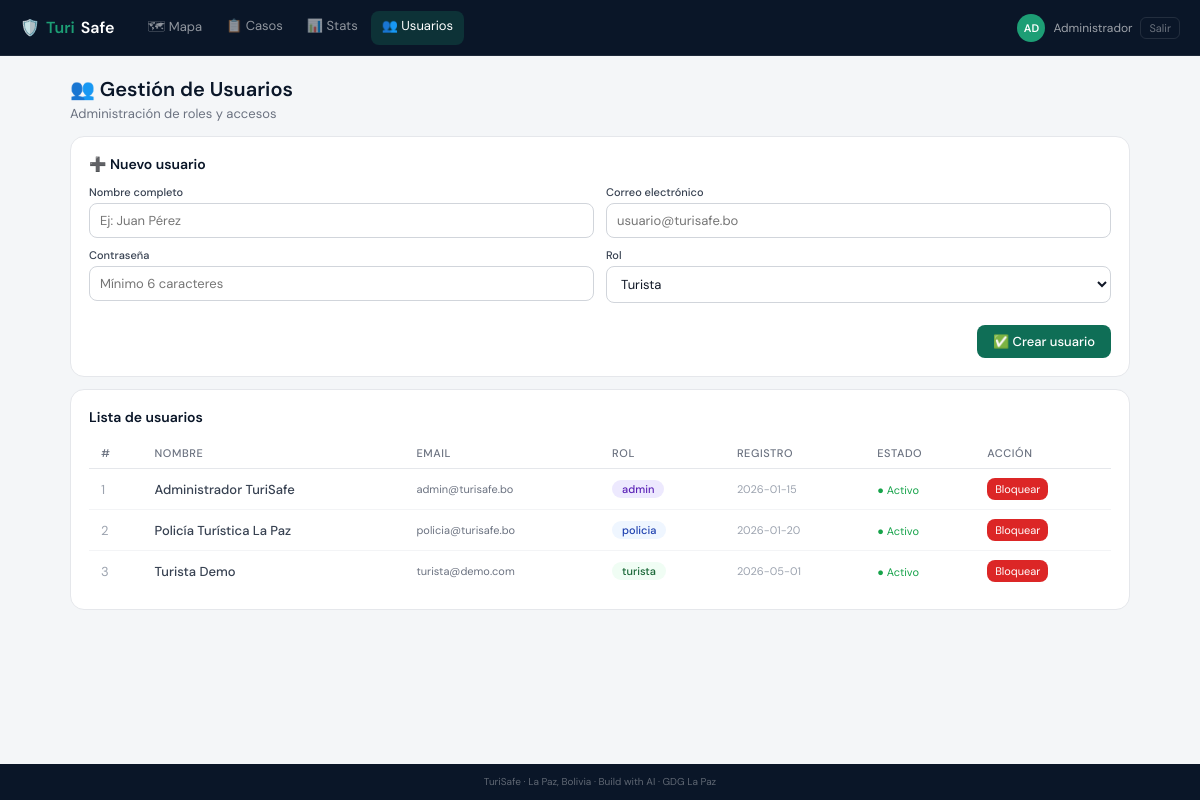
/usuarios (signed in), run on the app's committed database.
### tables this page shows
CREATE TABLE usuarios (
            id             INTEGER PRIMARY KEY AUTOINCREMENT,
            nombre         TEXT    NOT NULL,
            email          TEXT    NOT NULL UNIQUE,
            password       TEXT    NOT NULL,
            rol            TEXT    NOT NULL DEFAULT 'turista',
            activo         INTEGER NOT NULL DEFAULT 1,
            fecha_registro TEXT    NOT NULL
        );

### app.py (the view)
@app.route("/usuarios")
def usuarios():
    if "usuario" not in session or session["usuario"]["rol"] != "admin":
        return redirect(url_for("login"))
    conn = get_db()
    lista = rows_to_list(conn.execute("SELECT * FROM usuarios ORDER BY id").fetchall())
    conn.close()
    return render_template("usuarios.html", usuarios=lista, user=session["usuario"])

### app.py (called while the page is built)
def get_db():
    os.makedirs("data", exist_ok=True)
    conn = sqlite3.connect(DB_FILE)
    conn.row_factory = sqlite3.Row
    return conn

def rows_to_list(rows):
    return [dict(r) for r in rows]

### templates/usuarios.html (shortened to what this page needs)
{% extends "base.html" %}
{% set active = 'usuarios' %}
{% block content %}
<div class="page-header">
  <h1>👥 Gestión de Usuarios</h1>
  <p>Administración de roles y accesos</p>
</div>
<div class="card">
  <h2>➕ Nuevo usuario</h2>
  <form method="POST" action="/usuarios/crear">
    <div class="form-grid">
      <div class="form-group">
        <label>Nombre completo</label>
        <input type="text" name="nombre" required placeholder="Ej: Juan Pérez">
      </div>
      <div class="form-group">
        <label>Correo electrónico</label>
        <input type="email" name="email" required placeholder="usuario@turisafe.bo">
      </div>
    </div>
    <div class="form-grid">
      <div class="form-group">
        <label>Contraseña</label>
        <input type="password" name="password" required placeholder="Mínimo 6 caracteres">
      </div>
      <div class="form-group">
        <label>Rol</label>
        <select name="rol" required>
          <option value="turista">Turista</option>
        </select>
      </div>
    </div>
    <div class="btn-row">
      <button type="submit" class="btn-primary">✅ Crear usuario</button>
    </div>
  </form>
</div>
<div class="card">
  <h2>Lista de usuarios</h2>
  <div class="table-wrap">
    <table>
      <thead>
        <tr>
          <th>#</th><th>Nombre</th><th>Email</th><th>Rol</th>
          <th>Registro</th><th>Estado</th><th>Acción</th>
        </tr>
      </thead>
      <tbody>
      {% for u in usuarios %}
      <tr>
        <td style="color:#9ca3af">{{ u.id }}</td>
        <td style="font-weight:500">{{ u.nombre }}</td>
        <td style="font-size:11px;color:#6b7280">{{ u.email }}</td>
        <td><span class="pill {{ u.rol }}">{{ u.rol }}</span></td>
        <td style="color:#9ca3af;white-space:nowrap;font-size:11px">{{ u.fecha_registro }}</td>
        <td>
          {% if u.activo %}
            <span style="color:#16a34a;font-size:11px">● Activo</span>
          {% else %}
            <span style="color:#dc2626;font-size:11px">● Bloqueado</span>
          {% endif %}
        </td>
        <td>
          <form method="POST" action="/usuarios/{{ u.id }}/toggle">
            <button type="submit" class="{% if u.activo %}btn-danger{% else %}btn-primary{% endif %}" style="padding:4px 8px;font-size:11px">
              {% if u.activo %}Bloquear{% else %}Activar{% endif %}
            </button>
          </form>
        </td>
      </tr>
      {% endfor %}
      </tbody>
    </table>
  </div>
</div>
{% endblock %}

### templates/base.html (style rules this page uses)
* { box-sizing:border-box;margin:0;padding:0 }
body { font-family:'DM Sans',sans-serif;background:#f4f6f8;min-height:100vh;display:flex;flex-direction:column }
.page-header { margin-bottom:14px }
.page-header h1 { font-size:17px;font-weight:600;color:#0a1628;margin-bottom:3px }
.page-header p { font-size:12px;color:#6b7280 }
.card { background:#fff;border:1px solid #e5e7eb;border-radius:12px;padding:14px;margin-bottom:12px }
.card h2 { font-size:14px;font-weight:600;color:#0a1628;margin-bottom:12px;display:flex;align-items:center;gap:8px }
.table-wrap { width:100%;overflow-x:auto;-webkit-overflow-scrolling:touch }
table { width:100%;border-collapse:collapse;font-size:12px;min-width:480px }
th { text-align:left;padding:7px 10px;font-size:10px;color:#6b7280;text-transform:uppercase;letter-spacing:.05em;border-bottom:1px solid #e5e7eb;font-weight:500;white-space:nowrap }
td { padding:8px 10px;border-bottom:1px solid #f3f4f6;color:#374151;vertical-align:middle }
tr:last-child td { border-bottom:none }
.pill { display:inline-block;padding:2px 8px;border-radius:20px;font-size:10px;font-weight:500;white-space:nowrap }
.pill.admin { background:#ede9fe;color:#5b21b6 }
.pill.policia { background:#eff6ff;color:#1e40af }
.pill.turista { background:#f0fdf4;color:#166534 }
.form-group { margin-bottom:10px }
.form-group label { display:block;font-size:11px;color:#374151;font-weight:500;margin-bottom:4px }
.form-group input,.form-group select,.form-group textarea { width:100%;border:1px solid #d1d5db;border-radius:8px;padding:8px 10px;font-size:13px;font-family:'DM Sans',sans-serif;outline:none;transition:border .2s;color:#111827;background:#fff }
.form-grid { display:grid;grid-template-columns:1fr 1fr;gap:10px }
.btn-primary { background:#0F6E56;color:#fff;border:none;border-radius:8px;padding:8px 16px;font-size:13px;font-weight:500;cursor:pointer;font-family:'DM Sans',sans-serif;transition:background .15s;text-decoration:none;display:inline-block }
.btn-danger { background:#dc2626;color:#fff;border:none;border-radius:8px;padding:5px 10px;font-size:11px;cursor:pointer;font-family:'DM Sans',sans-serif }
.btn-row { display:flex;gap:8px;justify-content:flex-end;margin-top:12px;flex-wrap:wrap }
@media (min-width:640px) { .page-header h1 { font-size:20px } }
@media (min-width:640px) { .page-header p { font-size:13px } }
@media (min-width:640px) { .card { padding:18px;border-radius:14px } }
@media (min-width:640px) { table { font-size:13px } }
@media (min-width:640px) { th { font-size:11px;padding:8px 12px } }
@media (min-width:640px) { td { padding:9px 12px } }
@media (min-width:640px) { .pill { font-size:11px;padding:2px 10px } }
@media (min-width:640px) { .form-grid { gap:12px } }
@media (min-width:640px) { .btn-row { gap:10px } }

### data on the page
usuarios: id "1", nombre "Administrador TuriSafe", email "admin@turisafe.bo", rol "admin", fecha_registro "2026-01-15", activo "● Activo"
usuarios: id "2", nombre "Policía Turística La Paz", email "policia@turisafe.bo", rol "policia", fecha_registro "2026-01-20", activo "● Activo"
usuarios: id "3", nombre "Turista Demo", email "turista@demo.com", rol "turista", fecha_registro "2026-05-01", activo "● Activo"

### other printed values
{{ user.nombre[:2].upper() }} "AD"
{{ user.nombre.split()[0] }} "Administrador"
